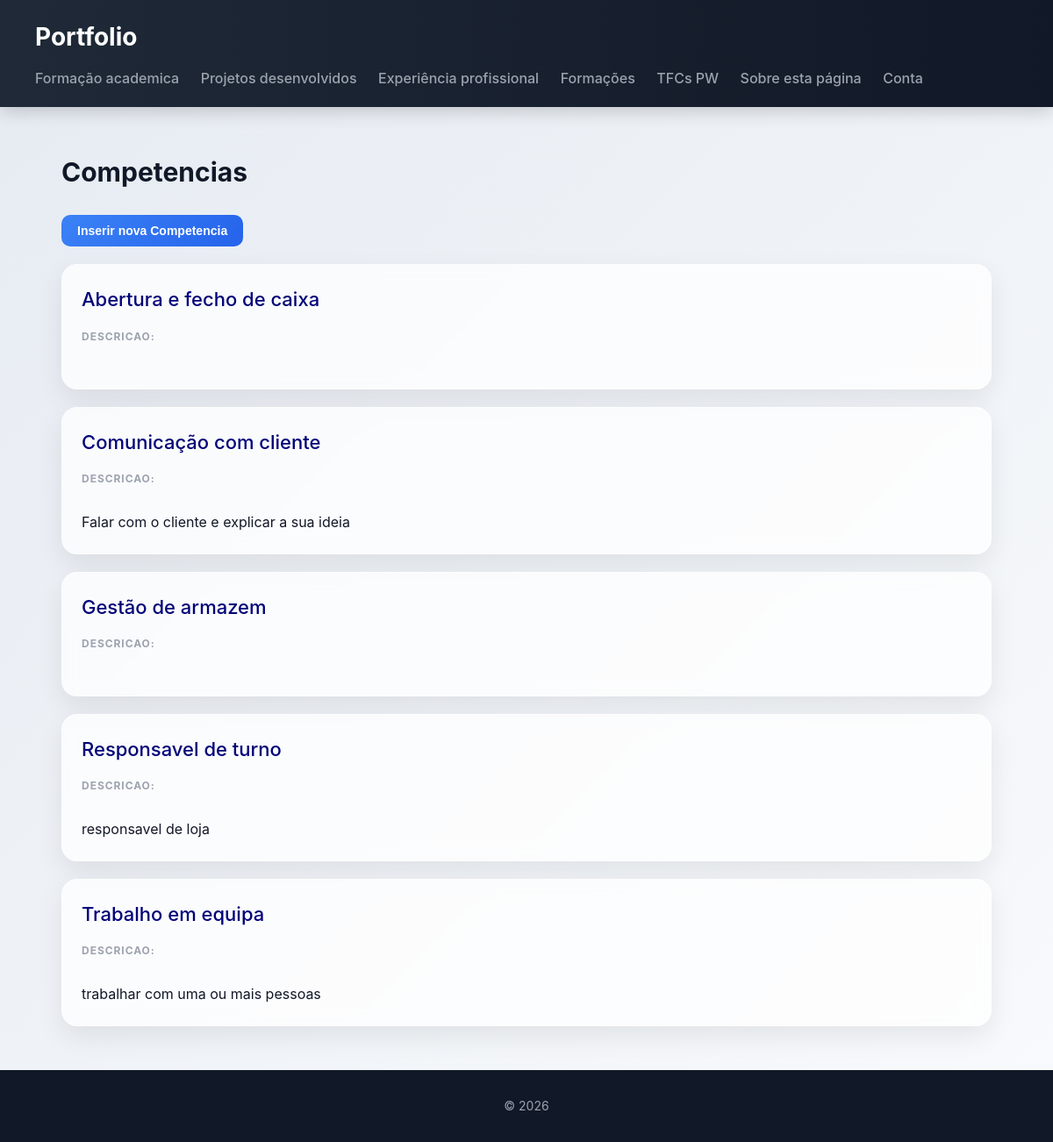
The page /competencias/ on the database its author committed.
### portfolio/models.py (models this page shows, shortened)
class Competencia (models.Model):
    titulo = models.CharField(max_length=50,null=False,blank=False)
    resumo_basico = models.CharField(max_length=200, blank=True)
    class Meta:
        ordering = ['titulo']

### portfolio/views.py (the view)
# urls.py: path("competencias/", views.competencias_view, name='competencias'),
def competencias_view(request):
    competencias = Competencia.objects.all()
    return render(request, 'portfolio/competencias.html', {'competencias': competencias})

### portfolio/templates/portfolio/competencias.html
{% extends "portfolio/base.html" %}
{% block content %}
<h2>Competencias</h2>
<section>
        <a href="{% url 'nova_competencia' %}">
            <button>Inserir nova Competencia</button>
        </a>
    {% for competencia in competencias %}
    <article>
        <header>
            <h3><a href="{% url 'competencia' competencia.id %}">{{ competencia.titulo }}</a></h3>
        </header>
        <section>
            <h4>Descricao:</h4>
            <p>{{competencia.resumo_basico}}</p>
        </section>
    </article>
    {%endfor%}
</section>
{% endblock %}

### portfolio/static/portfolio/styles.css (style rules this page uses)
* { box-sizing: border-box; margin: 0; padding: 0; }
body { font-family: "Inter", "Segoe UI", system-ui, -apple-system, sans-serif; background: linear-gradient(135deg, #e6ebf2, #f8fafc); color: #111827; line-height: 1.6; }
h2 { margin-bottom: 25px; font-size: 30px; font-weight: 700; }
section { display: grid; gap: 20px; }
section > article { background: rgba(255,255,255,0.75); backdrop-filter: blur(8px); padding: 22px; border-radius: 18px; border: 1px solid rgba(255,255,255,0.4); box-shadow: 0 12px 30px rgba(0,0,0,0.08); transition: all 0.3s ease; }
article > header h3 { font-size: 22px; font-weight: 600; margin-bottom: 6px; }
article > section { margin-top: 14px; }
article > section > h4 { font-size: 12px; text-transform: uppercase; color: #9ca3af; margin-bottom: 8px; letter-spacing: 0.08em; }
a { color: #000278; text-decoration: none; font-weight: 500; }
button { background: linear-gradient(135deg, #3b82f6, #2563eb); color: white; border: none; padding: 10px 18px; border-radius: 10px; font-size: 14px; font-weight: 600; cursor: pointer; transition: 0.2s; }

### rows shown on the page
Competencia: titulo "Abertura e fecho de caixa"
Competencia: titulo "Comunicação com cliente", resumo_basico "Falar com o cliente e explicar a sua ideia"
Competencia: titulo "Gestão de armazem"
Competencia: titulo "Responsavel de turno", resumo_basico "responsavel de loja"
Competencia: titulo "Trabalho em equipa", resumo_basico "trabalhar com uma ou mais pessoas"
